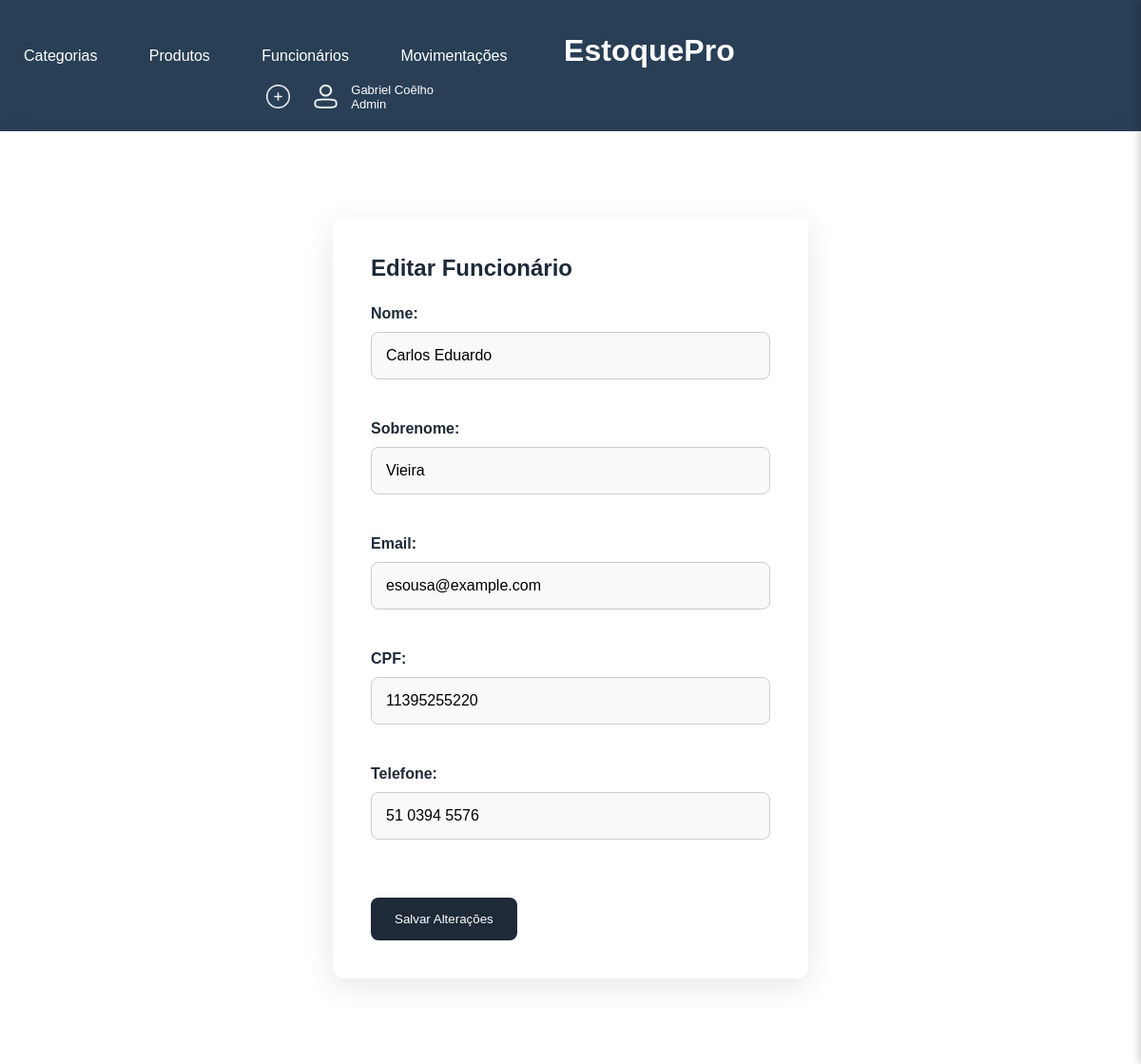
The app's page /editar_funcionario/50, older data.
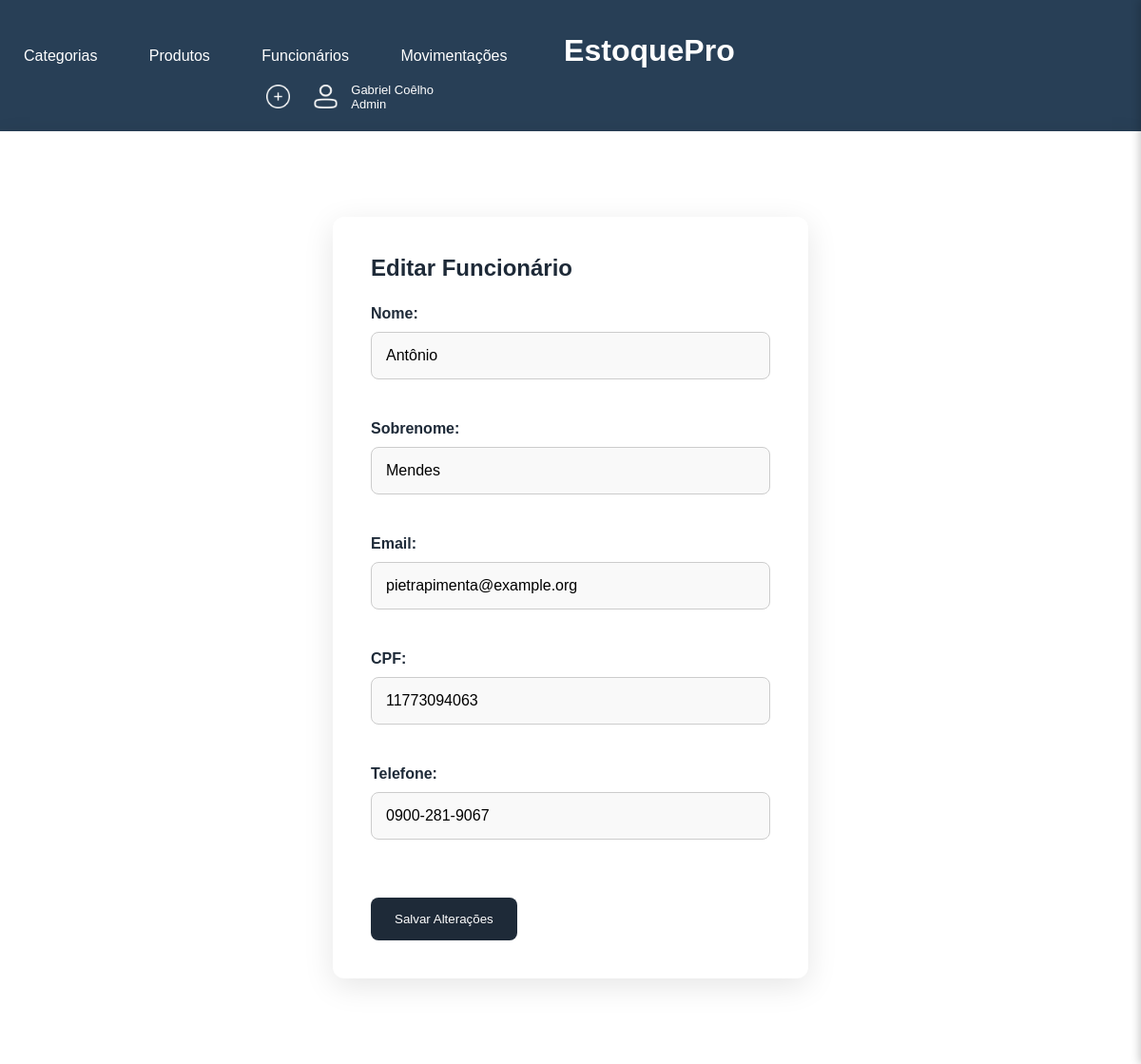
The same page, newer data.
### models.py (models this page shows, shortened)
class Funcionario(Base):
    __tablename__ = 'funcionarios'
    id_funcionario = Column(Integer, primary_key=True)
    nome_funcionario = Column(String(40), nullable=False, index=True)
    sobrenome = Column(String(16), nullable=False, index=True)
    email = Column(String(40), nullable=False, index=True, unique=True)
    cpf = Column(String(11), nullable=False, index=True, unique=True)
    telefone = Column(String(16), index=True, unique=True)
    data_de_cadastro = Column(String, index=True)

### app.py (the view, shortened to what this page needs)
@app.route('/editar_funcionario/<int:id_funcionario>', methods=["GET", "POST"])
def editar_funcionario(id_funcionario):
    funcionario = db_session.query(Funcionario).filter(Funcionario.id_funcionario == id_funcionario).first()
    if not funcionario:
        flash("Funcionário não encontrado.", "error")
        return redirect(url_for('funcionario'))
    return render_template('editar_funcionario.html', funcionario=funcionario)

### templates/editar_funcionario.html
{% extends 'base.html' %}
{% block conteudo %}
<div class="formulario">
    <h2>Editar Funcionário</h2>
    <form action="{{ url_for('editar_funcionario', id_funcionario=funcionario.id_funcionario) }}" method="POST">
        <label for="form_nome_funcionario">Nome:</label>
        <input type="text" id="form_nome_funcionario" name="form_nome_funcionario" value="{{ funcionario.nome_funcionario }}" required>
        <br><br>
        <label for="form_sobrenome_funcionario">Sobrenome:</label>
        <input type="text" id="form_sobrenome_funcionario" name="form_sobrenome_funcionario" value="{{ funcionario.sobrenome }}" required>
        <br><br>
        <label for="form_email_funcionario">Email:</label>
        <input type="email" id="form_email_funcionario" name="form_email_funcionario" value="{{ funcionario.email }}" required>
        <br><br>
        <label for="form_cpf_funcionario">CPF:</label>
        <input type="text" id="form_cpf_funcionario" name="form_cpf_funcionario" value="{{ funcionario.cpf }}" required>
        <br><br>
        <label for="form_telefone_funcionario">Telefone:</label>
        <input class="input" type="text" id="form_telefone_funcionario" name="form_telefone_funcionario" value="{{ funcionario.telefone }}" required>
        <br><br>
        <button type="submit">Salvar Alterações</button>
    </form>
</div>
{% endblock conteudo %}

Row changes from the older to the newer data that the page shows:
changed Funcionario: form_nome_funcionario "Carlos Eduardo" → "Antônio"; form_sobrenome_funcionario "Vieira" → "Mendes"; form_email_funcionario "esousa@example.com" → "pietrapimenta@example.org"; form_cpf_funcionario "11395255220" → "11773094063"; form_telefone_funcionario "51 0394 5576" → "0900-281-9067"
